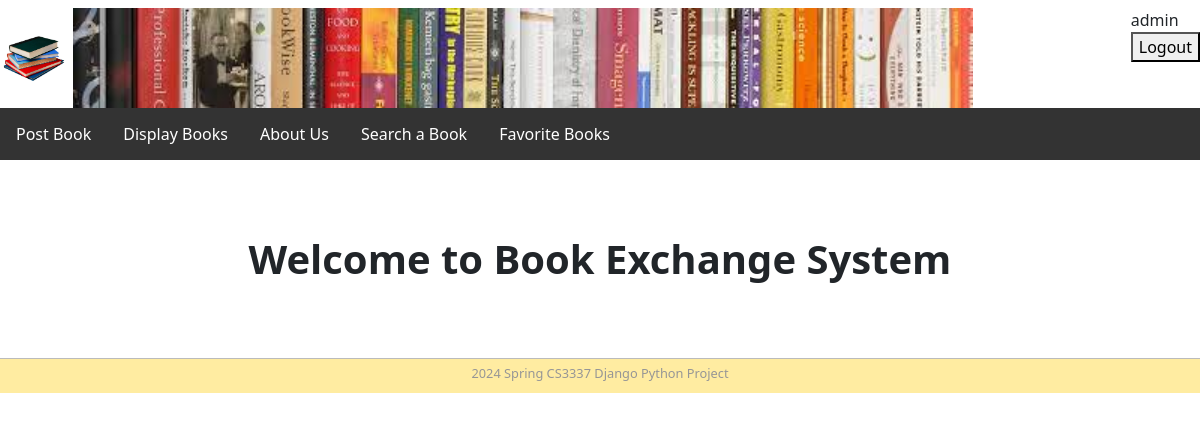
Page /home (signed in) on the committed database.
### bookMng/models.py (models this page shows, shortened)
class MainMenu(models.Model):
    item = models.CharField(max_length=200, unique=True)
    link = models.CharField(max_length=200, unique=True)

### bookMng/views.py (the view)
# urls.py: 2. Add a URL to urlpatterns:  path('', views.home, name='home')
def home(request):
    return render(request,
                  'bookMng/home.html',
                  {
                      'item_list': MainMenu.objects.all()
                  }
                  )

### bookEx/templates/bookMng/home.html
{% extends "base.html" %}
{% load static %}
{% block sidenav %}
   {% for item in item_list %}
     <li>
       <a href="{{ item.link }}"> {{ item.item }} </a>
     </li>
   {% endfor %}
{% endblock sidenav %}
{% block content %}
<h1> Welcome to Book Exchange System </h1>
{% endblock content %}

### bookEx/templates/base.html (shortened to what this page needs)
{% load static %}
<!DOCTYPE html>
<html lang="en">
<head>
    <link href="https://cdn.jsdelivr.net/npm/bootstrap@5.0.2/dist/css/bootstrap.min.css" rel="stylesheet">
    <link href="{% static 'main.css' %}" rel="stylesheet" type="text/css">
</head>
<body>
<div id="wrapper">
    <header>
        <img src="{% static 'logo.jpg' %}" height="50"/>
        <span style="float: right;">
            {% if user.is_authenticated %}
               {{ user.username }}
               <form action="{% url 'logout' %}?next=/" method="post">
                   <button type="submit">Logout</button>
               </form>
            {% else %}
               Not Logged In.
               <a href="{% url 'login' %}?next=/home">Login</a>
            {% endif %}
        </span>
        <img src="{% static 'banner.jpg' %}" width="900" height="100"/>
    </header>
    <ul>
        {% block sidenav %}{% endblock sidenav %}
    </ul>
    <main>
        {% block content %}{% endblock content %}
    </main>
    <footer>
        2024 Spring CS3337 Django Python Project
    </footer>
</div>
</body>
</html>

### bookEx/static/main.css (style rules this page uses)
#wrapper { margin-top: 8px; margin-left: auto; margin-right: auto; background-color: #FFFFFF; width: auto; }
main { margin-left: auto; margin-right: auto; }
h1 { text-align: center; font-weight: bold; margin-top: 75px; margin-bottom: 75px }
footer { text-align: center; font-size: 0.8em; margin-top: 5px; padding-top: 5px; padding-bottom: 10px; background-color: #FFECA1; border-top: thin solid #BBBBBB; clear: both; color: #969696 }
ul { list-style-type: none; margin: 0; padding: 0; overflow: hidden; background-color: #333; }
li { float: left; }
li a { display: block; color: white; text-align: center; padding: 14px 16px; text-decoration: none; }

### rows in the picture
MainMenu: item "Post Book"
MainMenu: item "Display Books"
MainMenu: item "About Us"
MainMenu: item "Search a Book"
MainMenu: item "Favorite Books"

### other values in the picture
{{ user.username }} "admin"
